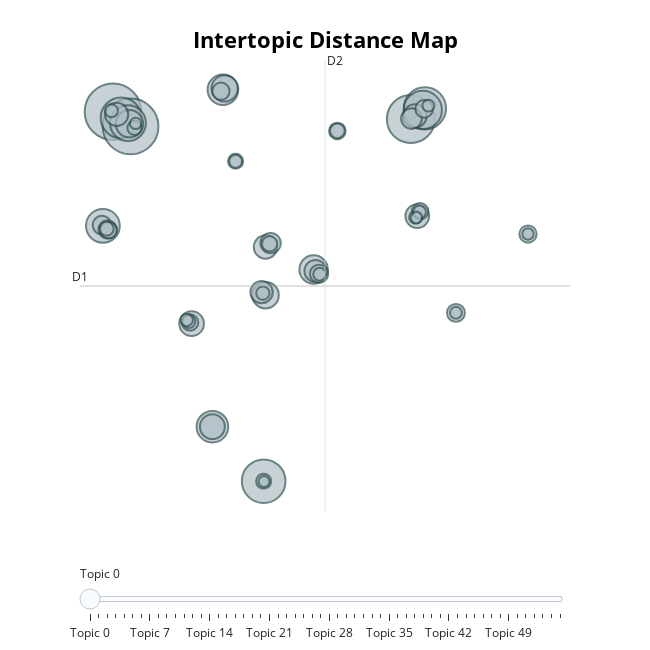

This figure's notebook cell:
### Markdown cell above
**Visualizing Topics with BERTopic**

### Code cell
#  Visualize the topics
BERTopic_model.visualize_topics()
